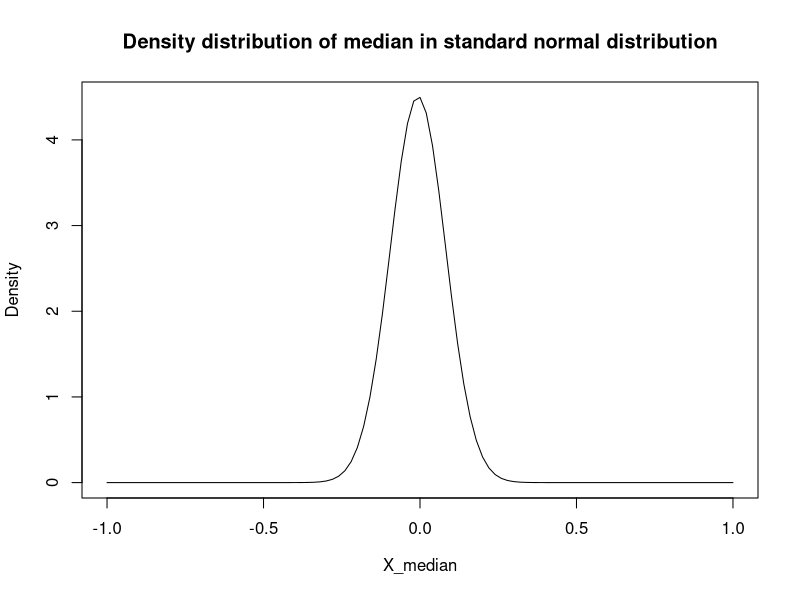
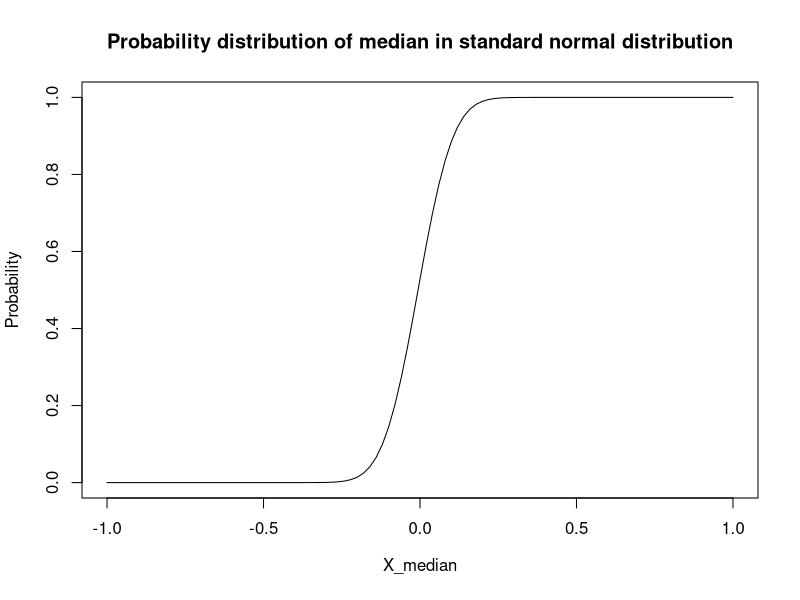
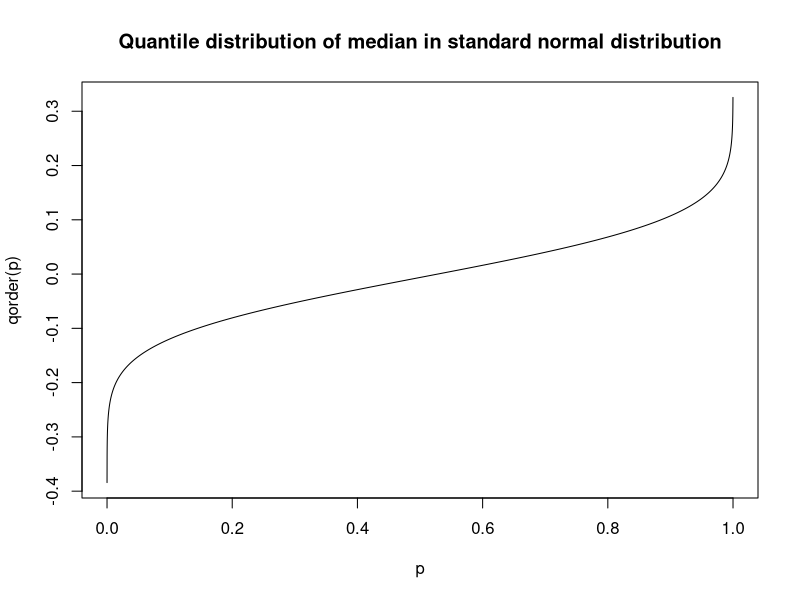
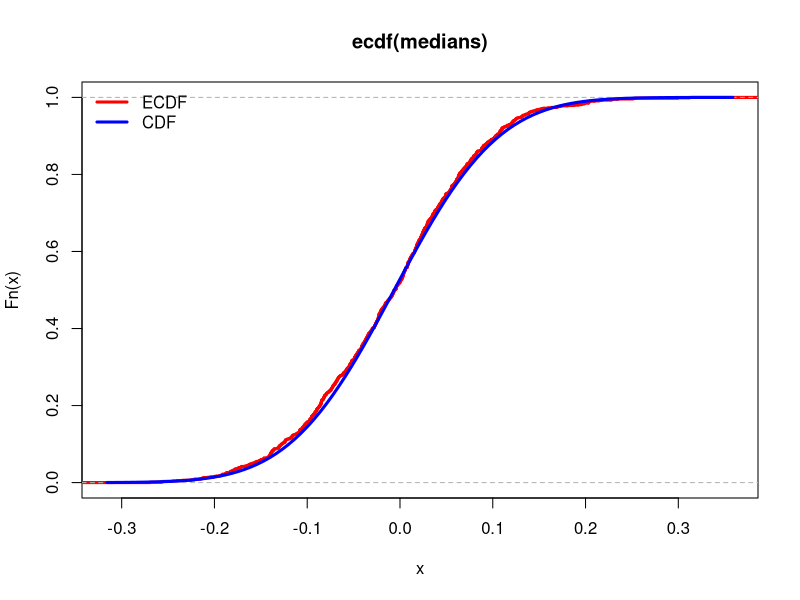
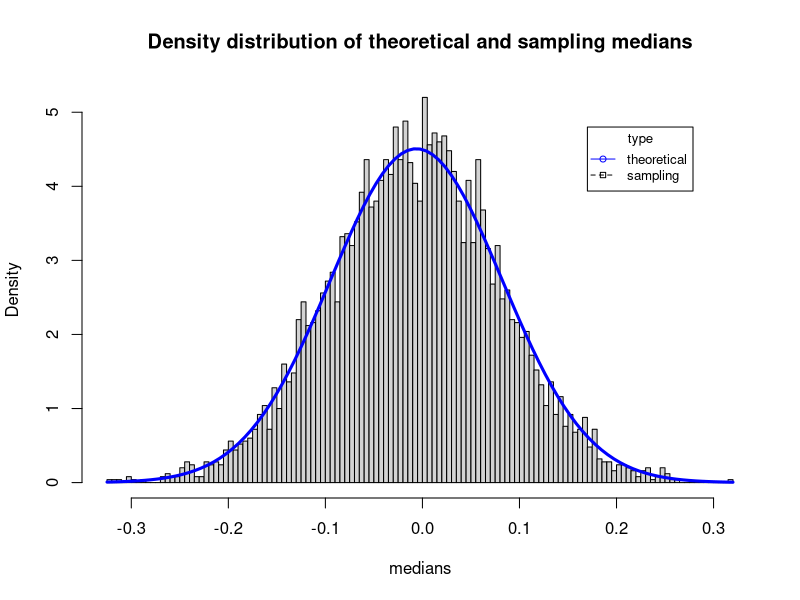
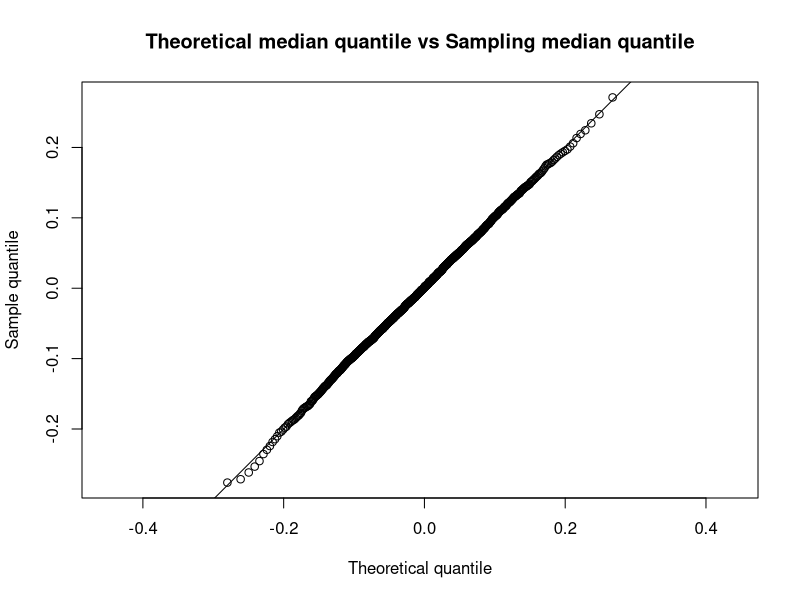
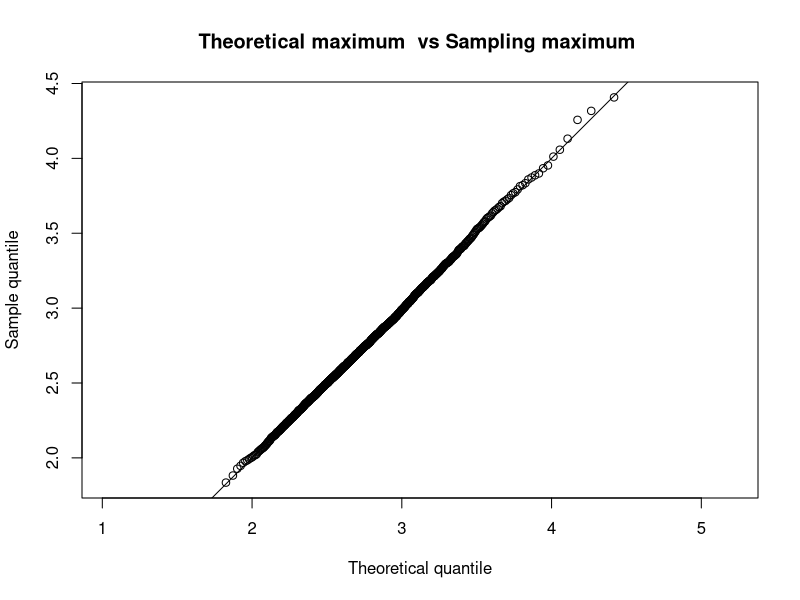
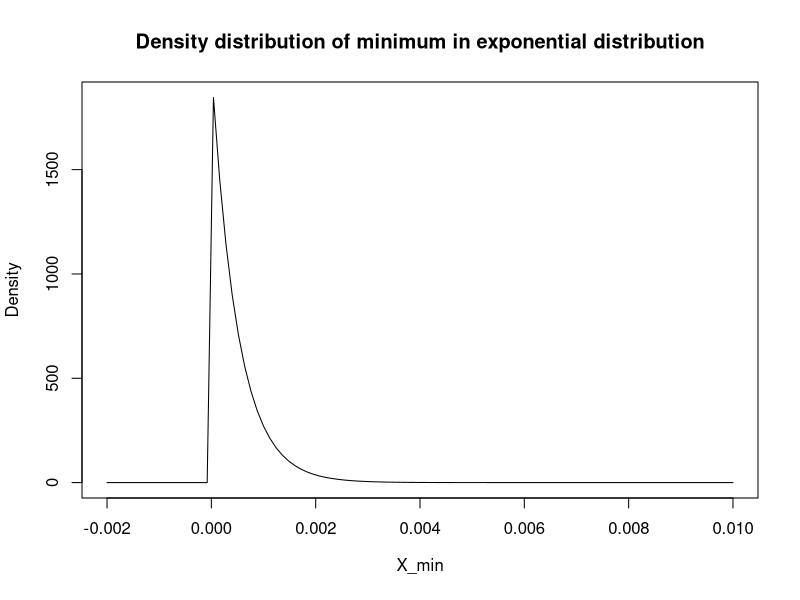

Recreate these plots in R, in order.
## ---- chunk 1

dorder <- function(x,k=100,n=200){
  k*
  choose(n,k)*
  (pnorm(x))^(k-1)*
  (1-pnorm(x))^(n-k)*
  dnorm(x)
}
curve(
    dorder(x)
  ,-1
  ,1
  , xlab = parse(text="X_median")
  , ylab = "Density"
  ,main='Density distribution of median in standard normal distribution'
)



## ---- chunk 2


porder <- function(x,k=100,n=200){
  pbinom(k-1, n, pnorm(x), lower.tail = FALSE)
}

curve(
    porder(x)
  , -1
  , 1
  , xlab = parse(text="X_median")
  , ylab = "Probability"
  ,main='Probability distribution of median in standard normal distribution'
)
## ---- chunk 3
qorder <- function(p,k=100,n=200){
  for (i in seq_along(p)){
  p[i]<-uniroot(function(q){porder(q,k,n)-p[i]},interval = c(-10,10))[[1]]
  }
  p
}

p<-seq(0.00001,1,0.0001)
plot(p,qorder(p),type='l' ,main='Quantile distribution of median in standard normal distribution')

## ---- chunk 4
library(dplyr)

M <- 1000 # studies
N <- 200 # sample size
bmis <- array(rnorm(M*N), c(M, N))
medians <- bmis %>% apply(1, function(x){sort(x)[100]})

bmi_ecdf <- ecdf(medians)  # The output is a function
plot(bmi_ecdf, do.points = FALSE, col = "red", lwd = 3)
curve(porder(x), add = TRUE, lwd = 3, col = "blue")
legend(
    "topleft"
  , c("ECDF","CDF")
  , lwd = 3
  , col = c("red","blue")
  , bty = "n"
)

## ---- chunk 5
library(dplyr)

M <- 5000 # studies
N <- 200 # sample size
bmis <- array(rnorm(M*N), c(M, N))
medians <- bmis %>% apply(1, function(x){sort(x)[100]})
hist(medians, breaks = 100, freq = FALSE,main='Density distribution of theoretical and sampling medians')
curve(dorder(x), lwd = 3, add = TRUE, col = "blue")
legend(x=0.17,y=4.8,c('theoretical','sampling'),cex=0.8,col=c('blue','black'),pch=21:22, lty=1:2, bg="white", title="type", title.col="black")
## ---- chunk 6

M <- 5000 # studies
N <- 200 # sample size
bmis <- array(rnorm(M*N), c(M, N))
random_sample<- bmis %>% apply(1, function(x){sort(x)[100]})
q_candidate <- qorder

x <- q_candidate((1:999)/1000)
y <- quantile(random_sample, probs = (1:999)/1000)

plot(x,y, asp = 1,type='p',xlab = "Theoretical quantile", ylab = "Sample quantile",main='Theoretical median quantile vs Sampling median quantile')
abline(0,1)

## ---- chunk 7
dorder <- function(x,k=100,n=200){
  k*
  choose(n,k)*
  (pnorm(x))^(k-1)*
  (1-pnorm(x))^(n-k)*
  dnorm(x)
}

porder <- function(x,k=100,n=200){
  pbinom(k-1, n, pnorm(x), lower.tail = FALSE)
}

qorder <- function(p,k=100,n=200){
  for (i in seq_along(p)){
  p[i]<-uniroot(function(q){porder(q,k,n)-p[i]},interval = c(-10,10))[[1]]
  }
  p
}

## ---- chunk 8
M <- 5000 # studies
N <- 200 # sample size
bmis <- array(rnorm(M*N), c(M, N))
random_sample<- bmis %>% apply(1, function(x){sort(x)[200]})
q_candidate <- qorder
x <- q_candidate((1:1000)/1001,k=200)
y <- quantile(random_sample, probs = (1:1000)/1001)
plot(x,y, asp = 1,type='p',xlab = "Theoretical quantile", ylab = "Sample quantile",main='Theoretical maximum  vs Sampling maximum ')
abline(0,1)
## ---- chunk 9
dorder_f <- function(x,k=1,n=200,dist,...){
  PFUN<-get(paste0('p',dist))
  DFUN<-get(paste0('d',dist))
  k*
  choose(n,k)*
  (PFUN(x,...))^(k-1)*
  (1-PFUN(x,...))^(n-k)*
  DFUN(x,...)
}


porder_f <- function(x,k=1,n=200,dist,...){
  PFUN<-get(paste0('p',dist))
  pbinom(k-1, n, PFUN(x,...), lower.tail = FALSE)
}

qorder_f <- function(p,k=1,n=200,dist,...){
  for (i in seq_along(p)){
  p[i]<-uniroot(function(q){porder_f(q,k,n,dist,...)-p[i]},interval = c(-1,1))[[1]]
  }
  p
}
## ---- chunk 10
curve(
    dorder_f(x,dist='exp',rate=10)
  ,-0.002
  ,0.01
  , xlab = parse(text="X_min")
  , ylab = "Density"
  ,main='Density distribution of minimum in exponential distribution'
)
## ---- chunk 11
curve(
    porder_f(x,dist='exp',rate=10)
  ,-0.01
  ,0.08
  , xlab = parse(text="X_min")
  , ylab = "Density"
  ,main='Probability distribution of minimum in exponential distribution'
)
